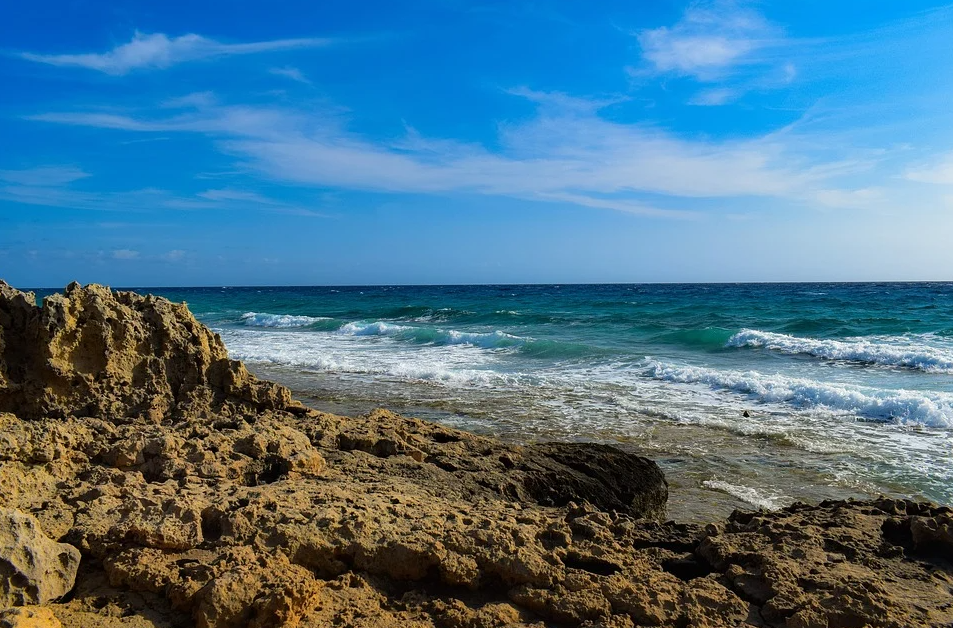
#> input picture TP1/segmentacion.png, 953 x 628 px
$ jupyter execute --allow-errors TP2.ipynb
#> lines starting #> are read from the running program, lines starting #| are printed output that depends on the picture
# TP2
### Alumno: Gonzalo Gontad

[cell 1]
import numpy as np
import cv2 as cv
import matplotlib.pyplot as plt
import pandas as pd

### Implementar la función create_gauss_filter(h, w, k_size, sigma) para crear filtros gaussianos para filtrado espectral. Debe retornar un filtro gaussiano de tamaño HxW en dominio espacial y su transformada de Fourier.
1. Graficar ambas representaciones para diferentes tamaños de kernel y sigma. Aplicar el filtro una
imagen para validar el funcionamiento en el dominio espectral.
2. Usando el método descripto en el paper “Image Sharpness Measure for Blurred Images in Frequency
Domain” comparar el resultado de un filtrado por convolución con el filtrado espectral.
3. Repetir la comparación usando uno de los métodos descriptos en el apéndice del paper “Analysis of
focus measure operators in shape-from-focus”

### 1

Creo la funcion create_gauss_filter(h, w, k_size, sigma)

[cell 2]
def create_gauss_filter(h, w, k_size=15, sigma=5):
    #Creo el kernel
    kernel = cv.getGaussianKernel(k_size, sigma)
    kernel = kernel @ kernel.T
    #Agregar padding
    vertical_pad = ((h - k_size) // 2, np.ceil((h - k_size) / 2).astype(int))
    horizontal_pad = ((w - k_size) // 2, np.ceil((w - k_size) / 2).astype(int))
    kernel = np.pad(kernel, (vertical_pad,horizontal_pad ), "constant", constant_values=0)
    # Retorno kernel y su transformada de fourier
    return kernel, np.fft.fft2(kernel)

Creo varios kernels de distintos tamaños y sigma

[cell 3]
k_sizes = [5, 15, 25, 35, 45]
sigmas = [5, 10, 15, 20, 25]
fig, axes = plt.subplots(len(k_sizes), 2, figsize=(10, 5*len(k_sizes)))
for i, k_size in enumerate(k_sizes):
    kernel, kernel_fft = create_gauss_filter(300, 300, k_size, sigmas[i]) #Uso un tamaño de imagen 300x300 para visualizar
    axes[i, 0].imshow(kernel, cmap='jet')
    axes[i, 0].set_title('Kernel k_size = {}, sigma = {}'.format(k_size, sigmas[i]))
    axes[i, 1].imshow(np.abs(np.fft.fftshift(kernel_fft)), cmap='jet') #Uso fftshift para centrar la transformada
    axes[i, 1].set_title('Kernel FFT k_size = {}, sigma = {}'.format(k_size, sigmas[i]))
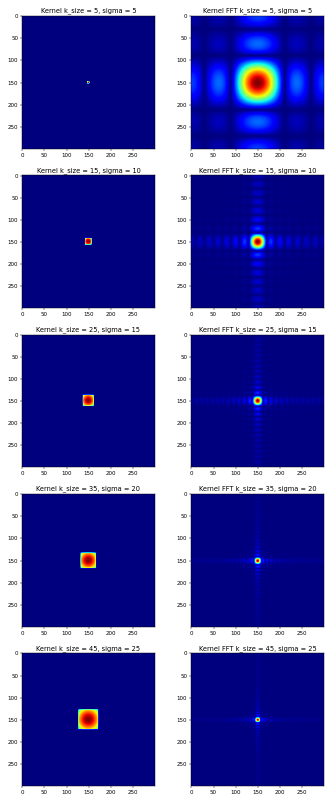
#> figure drawn by matplotlib, 10 panels

Prueba con imagen en el dominio espectral

[cell 4]
path = "TP1/segmentacion.png"
image = cv.imread(path, cv.IMREAD_GRAYSCALE)
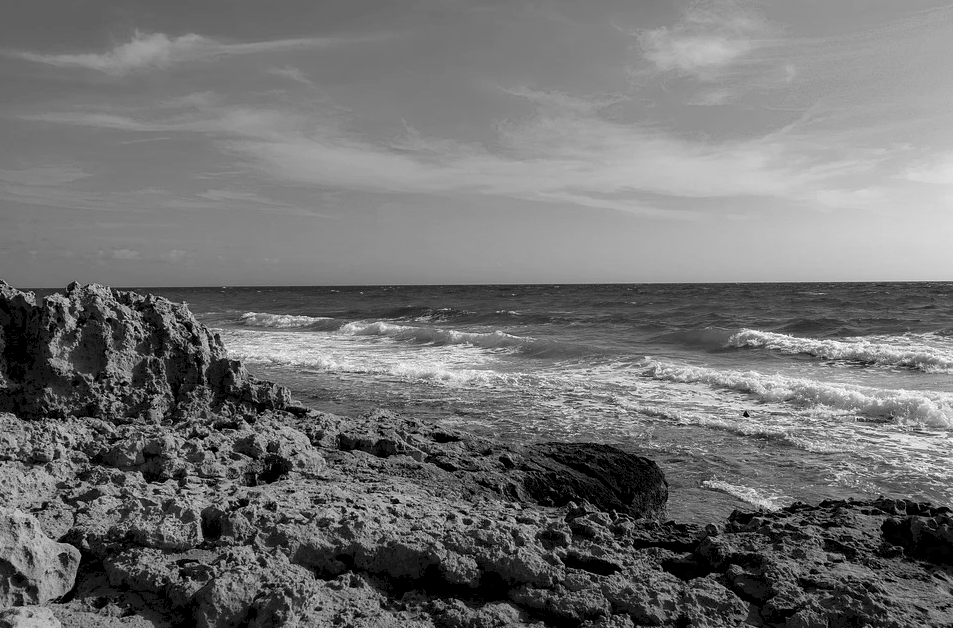
#> image: shape (628, 953); min 0, max 254, mean 113.6

[cell 5]
k_size = 9
sigma = 5

[cell 6]
filtro, filtro_fft = create_gauss_filter(image.shape[0],image.shape[1],k_size=k_size,sigma=sigma)
#Filtrado en el espectro
image_fft = np.fft.fft2(image)
image_filtered_spec = image_fft * filtro_fft
image_filtered_spec = np.fft.ifftshift(np.real(np.fft.ifft2(image_filtered_spec))).astype(np.uint8) #hago la inversa de la transformada y shift
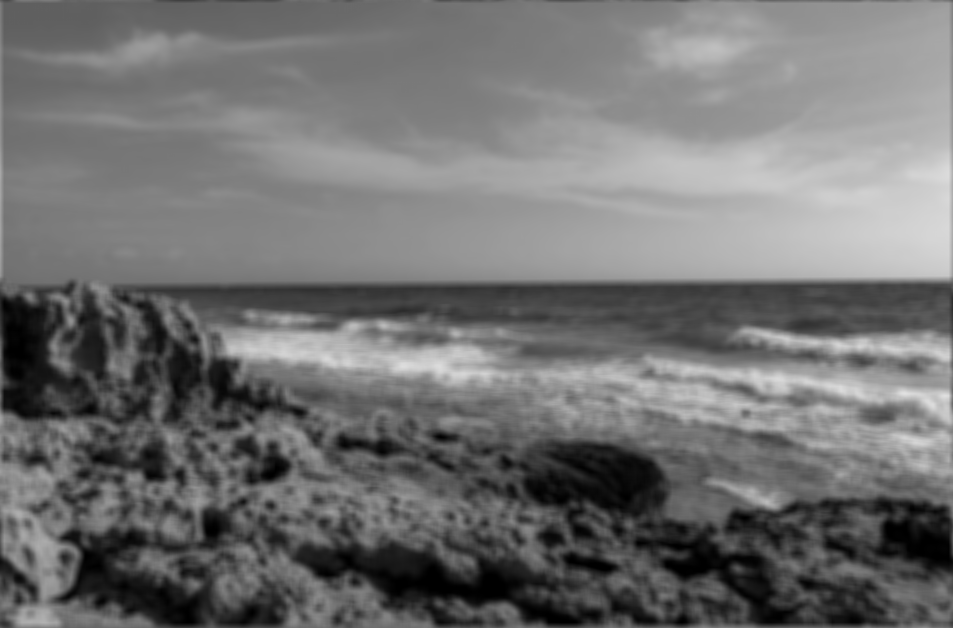
#> image_filtered_spec: shape (628, 953); min 0, max 225, mean 113.1

#Filtrado en el espacio
image_filtered_space = cv.GaussianBlur(image, (k_size,k_size), sigma)

#Tambien se puede hacer de esta forma el filtrado en el espacio
#image_filtered_space = cv.filter2D(image, -1, filtro)

#plot the image
_, (ax1, ax2, ax3) = plt.subplots(1, 3, figsize=(18, 12))
ax1.imshow(image, cmap='gray')
ax1.set_title(f'Imagen Original')
ax2.imshow(image_filtered_spec, cmap='gray')
ax2.set_title(f'Imagen filtrada en el espectro')
ax3.imshow(image_filtered_space, cmap='gray')
ax3.set_title(f'Imagen filtrada en el espacio')
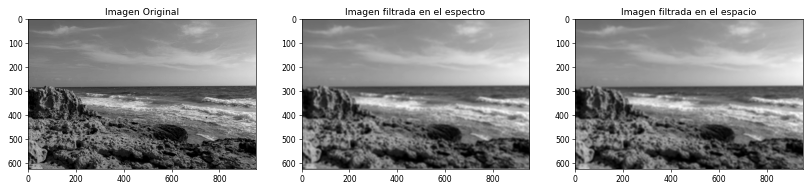
#> figure drawn by matplotlib, 3 panels

### 2 y 3

“Image Sharpness Measure for Blurred Images in Frequency Domain”

[cell 7]
def FM_calc (image):
    F = np.fft.fft2(image)
    Fc = np.fft.fftshift(F)
    AF = np.abs(Fc)
    Max_AF = np.max(AF)
#> Max_AF = 68015216
    Th = len(F[F > Max_AF/1000])
#> Th = 2211
    FM = Th / (image.shape[0] * image.shape[1])
#> FM = 0.00369
    return FM

“Analysis of focus measure operators in shape-from-focus” - Absolute central moment

[cell 8]
#Calc Absolute central moment
def ACM_calc (image):
    ACM=0
#> ACM = 0
    histogram = cv.calcHist([image], [0], None, [256], [0, 256])
#> histogram = 256 values, max 29471 at index 0, min 0 at index 4, mean 2337.8
    mean = np.mean(image)
#> mean = 113.6
    for i in range (len(histogram)):
        ACM += histogram[i] * np.abs(i - mean)
#> this loop made 256 passes
#> ACM on passes 1 to 3: [3349256.5], [3349481.8], [3350151.5]
#> after the loop, ACM = [25968262]
    ACM = ACM / (image.shape[0] * image.shape[1])
#> ACM = [43.39]
    return ACM[0]

[cell 9]
k_size = 9
sigma = 5

[cell 10]
# Calculo los filtros
filtro, filtro_fft = create_gauss_filter(image.shape[0],image.shape[1],k_size=k_size,sigma=sigma)
image_fft = np.fft.fft2(image)
image_filtered_spec = image_fft * filtro_fft
image_filtered_spec = np.fft.ifftshift(np.real(np.fft.ifft2(image_filtered_spec))).astype(np.uint8)
#image_filtered_space = cv.filter2D(image, -1, filtro)
image_filtered_space = cv.GaussianBlur(image, (k_size,k_size), sigma)

# Grafico las imagenes y agrego las metricas de FM y ACM
_, (ax1, ax2, ax3) = plt.subplots(1, 3, figsize=(18, 12))
ax1.imshow(image, cmap='gray')
ax1.set_title(f'Imagen Original - \nFM = {FM_calc(image):.5f}\nACM = {ACM_calc(image):.5f}')
ax2.imshow(image_filtered_spec, cmap='gray')
ax2.set_title(f'Imagen filtrada en el espectro - \nFM = {FM_calc(image_filtered_spec):.5f}\nACM = {ACM_calc(image_filtered_spec):.5f}')
#> the loop in ACM_calc (call 2), `for i in range (len(histogram)):` made 256 passes
#> ACM on passes 1 to 3: [250728.8], [380256.1], [498403]
ax3.imshow(image_filtered_space, cmap='gray')
ax3.set_title(f'Imagen filtrada en el espacio - \nFM = {FM_calc(image_filtered_space):.5f}\nACM = {ACM_calc(image_filtered_space):.5f}')

[cell 11]
#Borro un warning de pandas :|
import warnings
warnings.simplefilter(action='ignore', category=FutureWarning)

[cell 12]
#Calculo de FM y ACM para varios tamaños de kernel y sigma
k_sizes = [3, 5, 15, 25, 35, 45] #kernels 5x5, 15x15, 25x25, 35x35, 45x45
sigmas = [5, 5, 10, 15, 20, 25]

#Creo un dataframe para guardar los resultados
df_metrics = pd.DataFrame(columns=['k_size', 'sigma', 'FM_SPEC', 'ACM_SPEC', 'FM_SPACE', 'ACM_SPACE'])

_,axes = plt.subplots(int(np.ceil(len(k_sizes)/3)), 3, figsize=(15, 5*np.ceil(len(k_sizes)/3)))
#> (the rest of this cell did not finish here and is left out)

[cell 13]
df_metrics

[cell 14]
fig, axes = plt.subplots(2, 2, figsize=(15, 15))
for sigma in sigmas:
    axes[0, 0].plot(df_metrics[df_metrics['sigma']==sigma]['k_size'], df_metrics[df_metrics['sigma']==sigma]['FM_SPEC'], label=f'sigma = {sigma}')
    axes[1, 0].plot(df_metrics[df_metrics['sigma']==sigma]['k_size'], df_metrics[df_metrics['sigma']==sigma]['ACM_SPEC'], label=f'sigma = {sigma}')
    axes[0, 1].plot(df_metrics[df_metrics['sigma']==sigma]['k_size'], df_metrics[df_metrics['sigma']==sigma]['FM_SPACE'], label=f'sigma = {sigma}')
    axes[1, 1].plot(df_metrics[df_metrics['sigma']==sigma]['k_size'], df_metrics[df_metrics['sigma']==sigma]['ACM_SPACE'], label=f'sigma = {sigma}')
axes[0, 0].set_title('FM_SPEC')
axes[0, 0].legend()
axes[1, 0].set_title('ACM_SPEC')
axes[1, 0].legend()
axes[0, 1].set_title('FM_SPACE')
axes[0, 1].legend()
axes[1, 1].set_title('ACM_SPACE')
axes[1, 1].legend()
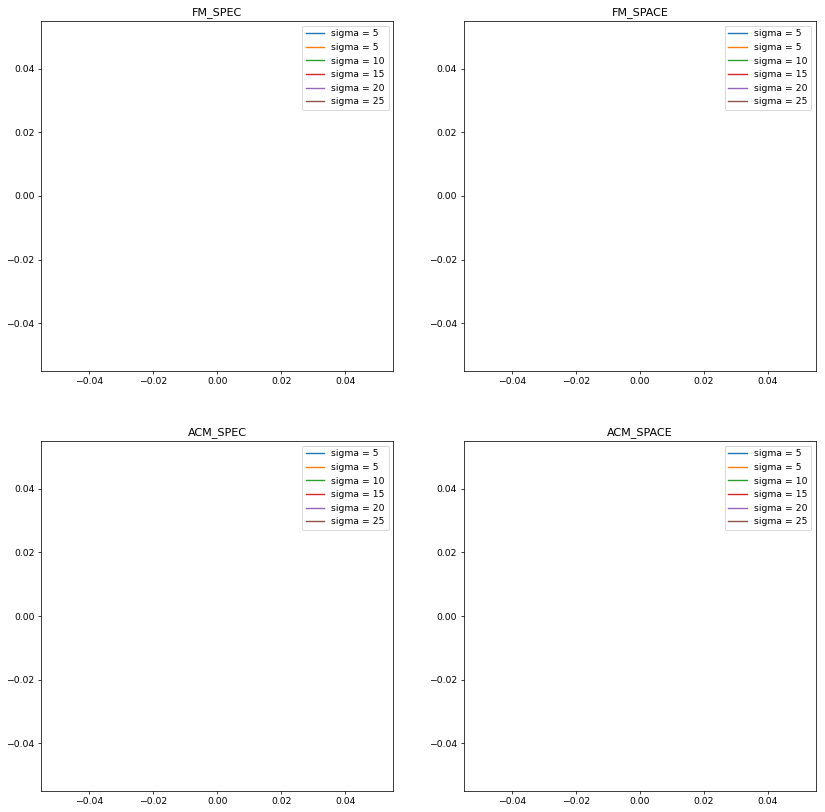
#> figure drawn by matplotlib, 4 panels

$ run again, with TP1/img2_tp.png copied over TP1/segmentacion.png
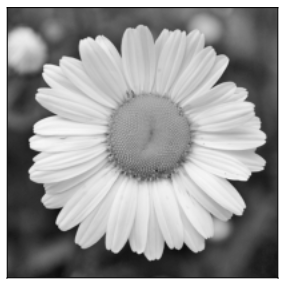
#> input picture TP1/img2_tp.png, 287 x 288 px
#> image is the input picture: shape (288, 287); min 2, max 255, mean 154.8
#> `image_filtered_space = cv.GaussianBlur(image, (k_size,k_size), sigma)`:
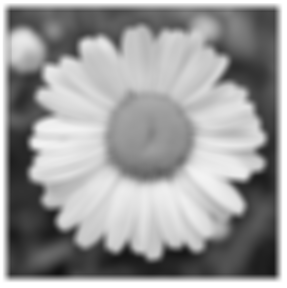
#> image_filtered_space: shape (288, 287); min 16, max 255, mean 154.8
#> `[cell 6] filtro, filtro_fft = create_gauss_filter(image.shape[0],image..`:
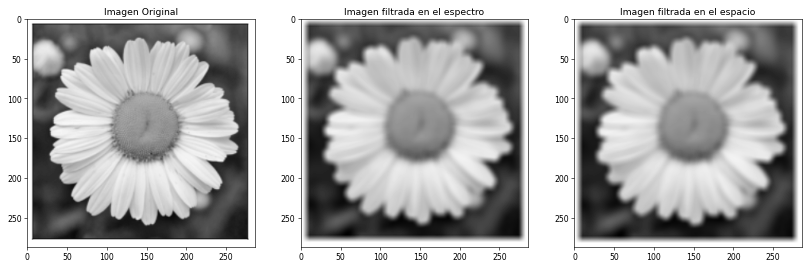
#> figure drawn by matplotlib, 3 panels
#> Max_AF = 12796269
#> Th = 1008
#> FM = 0.0122
#> in ACM_calc, `ACM=0`: ACM = 0
#> histogram = 256 values, max 8400 at index 255, min 0 at index 0, mean 322.9
#> mean = 154.8
#> the loop in ACM_calc, `for i in range (len(histogram)):` made 256 passes
#> ACM on passes 1 to 3: [0], [0], [152.8]
#> after the loop in ACM_calc, `for i in range (len(histogram)):`: ACM = [5631650]
#> in ACM_calc, `ACM = ACM / (image.shape[0] * image.shape[1])`: ACM = [68.13]
#> the loop in ACM_calc (call 2), `for i in range (len(histogram)):` made 256 passes
